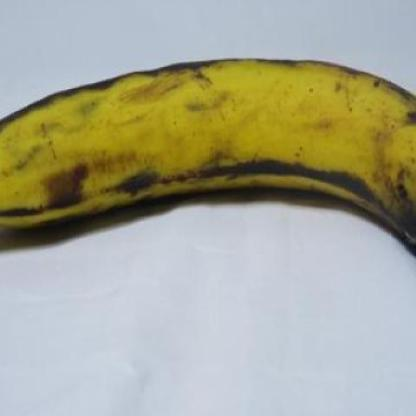
#> input picture data/raw/real_images/overripe/musa-acuminata-mold-e18a9afb-1d0a-11ec-96d8-d8c4975e38aa_jpg.rf.0f578f0960e7304cdce77faeb584c334.jpg, 416 x 416 px, given as the content of the folder data/raw/real_images/unripe, which was not available
$ python build_real_dataset.py   (older library calls are emulated)
#> lines starting #> are read from the running program, lines starting #| are printed output that depends on the picture; after the words box and inside, x2 and y2 are one past the last pixel; in counts of white or black regions, pixels touching at a corner belong together; pictures that were not available may be replaced by others from this repository, and a replacement may not be noted
### src/feature_extraction.py
import cv2
import numpy as np

def extract_features_from_image(image_path: str) -> dict:
    img = cv2.imread(image_path)
#> img is the input picture: shape (416, 416, 3); mean B, G, R 147.7, 167.9, 167.4
    if img is None:
        raise FileNotFoundError(f"Could not load image: {image_path}")

    img_hsv = cv2.cvtColor(img, cv2.COLOR_BGR2HSV)
#> img_hsv: shape (416, 416, 3); mean H, S, V 79, 78.5, 180.9
    gray = cv2.cvtColor(img, cv2.COLOR_BGR2GRAY)
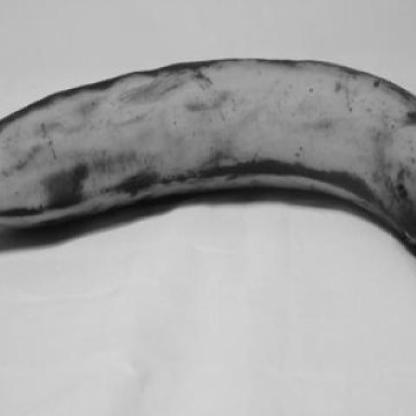
#> gray: shape (416, 416); min 11, max 213, mean 165.4
    total_pixels = img.shape[0] * img.shape[1]
#> total_pixels = 173056

    yellow_mask = cv2.inRange(img_hsv, (20, 80, 80), (35, 255, 255))
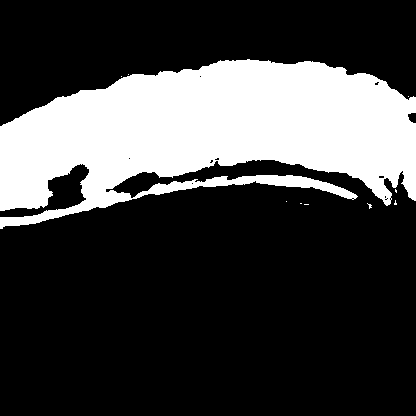
#> yellow_mask: shape (416, 416); 25.8% white; 10 white regions (9 under 20 px), largest, box (x1, y1, x2, y2) and area: (0, 59, 416, 229) 44674
    green_mask  = cv2.inRange(img_hsv, (35, 60, 60), (85, 255, 255))
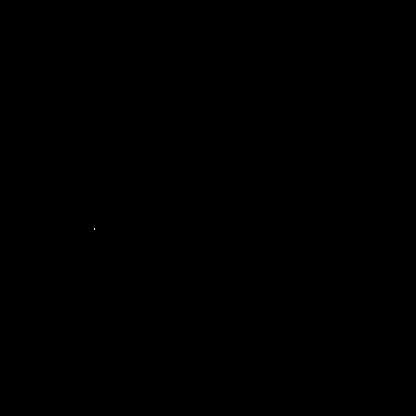
#> green_mask: shape (416, 416); 0% white in thin lines or dots, all inside (x1, y1, x2, y2) = (94, 228, 95, 230)
    brown_mask  = cv2.inRange(img_hsv, (5,  40, 20), (20, 200, 180))
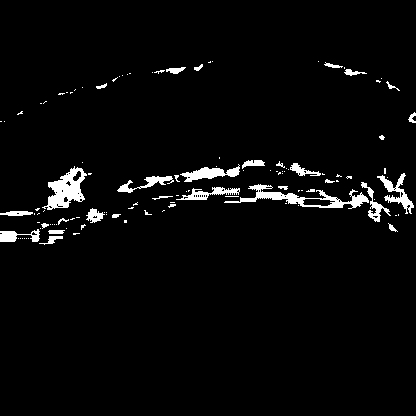
#> brown_mask: shape (416, 416); 3.3% white; 116 white regions (84 under 20 px), largest, box (x1, y1, x2, y2) and area: (224, 184, 369, 209) 1008, (42, 166, 87, 210) 941, (180, 164, 240, 182) 474
    black_mask  = cv2.inRange(img_hsv, (0,  0,  0),  (180, 255, 50))
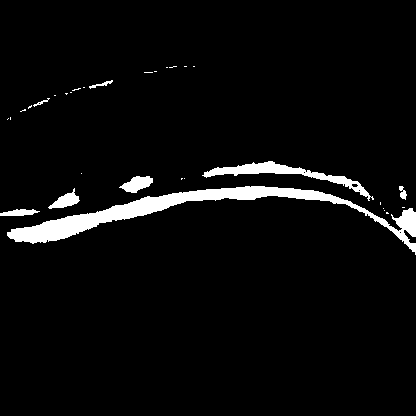
#> black_mask: shape (416, 416); 4.4% white; 31 white regions (23 under 20 px), largest, box (x1, y1, x2, y2) and area: (7, 186, 416, 255) 5264, (202, 161, 374, 201) 1321, (119, 176, 153, 193) 344

    yellow_ratio = cv2.countNonZero(yellow_mask) / total_pixels
#> yellow_ratio = 0.258
    green_ratio  = cv2.countNonZero(green_mask)  / total_pixels
#> green_ratio = 1.16e-05
    brown_ratio  = cv2.countNonZero(brown_mask)  / total_pixels
#> brown_ratio = 0.0333
    black_ratio  = cv2.countNonZero(black_mask)  / total_pixels
#> black_ratio = 0.0443

    laplacian = cv2.Laplacian(gray, cv2.CV_64F)
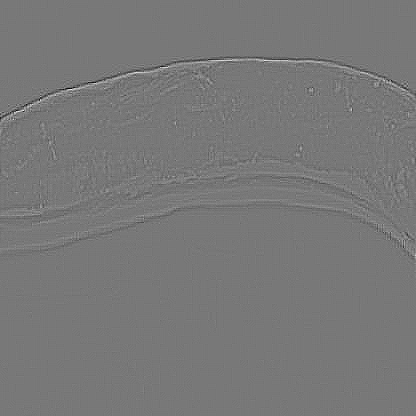
#> laplacian: shape (416, 416) float64; min -93, max 104, mean 0; drawn with min black and max white
    texture_roughness = float(np.var(laplacian)) / 10000.0
#> texture_roughness = 0.00243

    mean_brightness = float(np.mean(gray))
#> mean_brightness = 165.4
    std_brightness  = float(np.std(gray))
#> std_brightness = 51.54

    edges = cv2.Canny(gray, 50, 150)
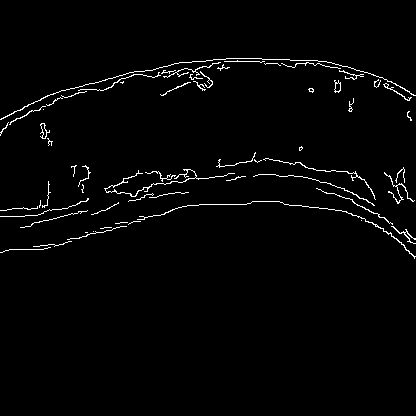
#> edges: shape (416, 416); 2% white in thin lines or dots, all inside (x1, y1, x2, y2) = (0, 58, 416, 259)
    edge_density = cv2.countNonZero(edges) / total_pixels
#> edge_density = 0.0197

    hue_mean        = float(np.mean(img_hsv[:, :, 0]))
#> hue_mean = 78.99
    saturation_mean = float(np.mean(img_hsv[:, :, 1]))
#> saturation_mean = 78.53

    return {
        "yellow_ratio":      yellow_ratio,
        "brown_ratio":       brown_ratio,
        "green_ratio":       green_ratio,
        "black_ratio":       black_ratio,
        "texture_roughness": min(texture_roughness, 1.0),
        "mean_brightness":   mean_brightness,
        "std_brightness":    std_brightness,
        "edge_density":      edge_density,
        "hue_mean":          hue_mean,
        "saturation_mean":   saturation_mean,
    }

### data/raw/build_real_dataset.py
import os
import pandas as pd
import sys
sys.path.append("src")
from feature_extraction import extract_features_from_image

LABEL_MAP = {
    "unripe":   12,
    "ripe":      6,
    "overripe":  2,
    "rotten":    0,
}

IMAGE_DIR = "data/raw/real_images"
rows = []
total = 0

for label, days in LABEL_MAP.items():
    folder = os.path.join(IMAGE_DIR, label)
    files  = [f for f in os.listdir(folder) if f.lower().endswith((".jpg", ".jpeg", ".png"))]
    print(f"\nProcessing {label}: {len(files)} images...")
    for fname in files:
        path = os.path.join(folder, fname)
        try:
            feats = extract_features_from_image(path)
#> feats = 10 items
            feats["image_id"]      = fname
            feats["days_to_death"] = days
            rows.append(feats)
            total += 1
            if total % 100 == 0:
                print(f"  Done {total} images so far...")
        except Exception as e:
            print(f"  SKIP {fname}: {e}")
#> pass 2 of the loop `for label, days in LABEL_MAP.items():`:
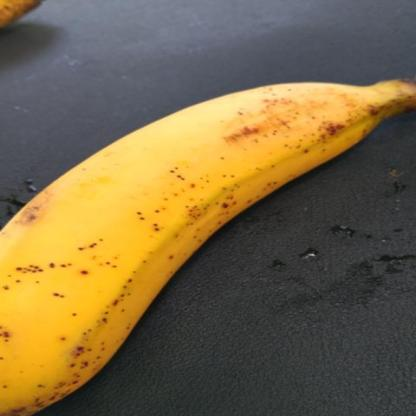
#> input picture data/raw/real_images/ripe/musa-acuminata-banana-ae57b0c6-394a-11ec-b32a-d8c4975e38aa_jpg.rf.4ca48032e676d7a54cf7b3d461765e5f.jpg, 416 x 416 px, found by its file name
#> in extract_features_from_image, img is the input picture: shape (416, 416, 3); mean B, G, R 69, 105.2, 122.7
#> img_hsv: shape (416, 416, 3); mean H, S, V 63, 83.6, 128.1
#> yellow_mask: shape (416, 416); 21.6% white; 52 white regions (43 under 20 px), largest, box (x1, y1, x2, y2) and area: (0, 82, 400, 407) 36609, (333, 117, 381, 147) 379, (303, 140, 314, 147) 50
#> green_mask: shape (416, 416); every value is 0
#> brown_mask: shape (416, 416); 1.9% white; 106 white regions (76 under 20 px), largest, box (x1, y1, x2, y2) and area: (0, 371, 98, 416) 521, (0, 0, 41, 30) 403, (8, 143, 111, 221) 311
#> black_mask: shape (416, 416); 14.6% white; 664 white regions (622 under 20 px), largest, box (x1, y1, x2, y2) and area: (32, 109, 416, 416) 18329, (319, 259, 385, 304) 938, (200, 362, 238, 416) 515
#> yellow_ratio = 0.216
#> green_ratio = 0
#> brown_ratio = 0.0194
#> black_ratio = 0.146
#> in extract_features_from_image (call 2), `laplacian = cv2.Laplacian(gray, cv2.CV_64F)`:
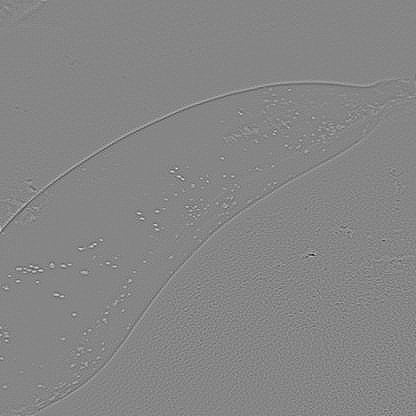
#> laplacian: shape (416, 416) float64; min -188, max 170, mean 0; drawn with min black and max white
#> texture_roughness = 0.0079
#> mean_brightness = 106.3
#> std_brightness = 59.59
#> in extract_features_from_image (call 2), `edges = cv2.Canny(gray, 50, 150)`:
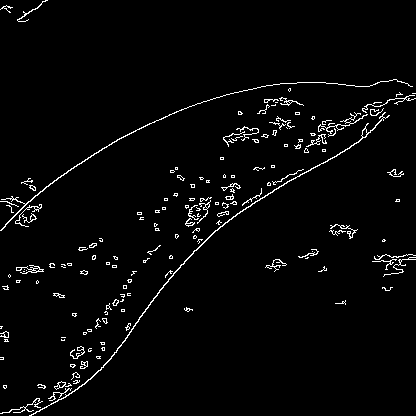
#> edges: shape (416, 416); 2.8% white in thin lines or dots
#> edge_density = 0.0276
#> hue_mean = 63.03
#> saturation_mean = 83.6

df = pd.DataFrame(rows)
df.to_csv("data/raw/banana_dataset.csv", index=False)
print(f"\nDataset saved: {len(df)} images")
print(df["days_to_death"].value_counts())
